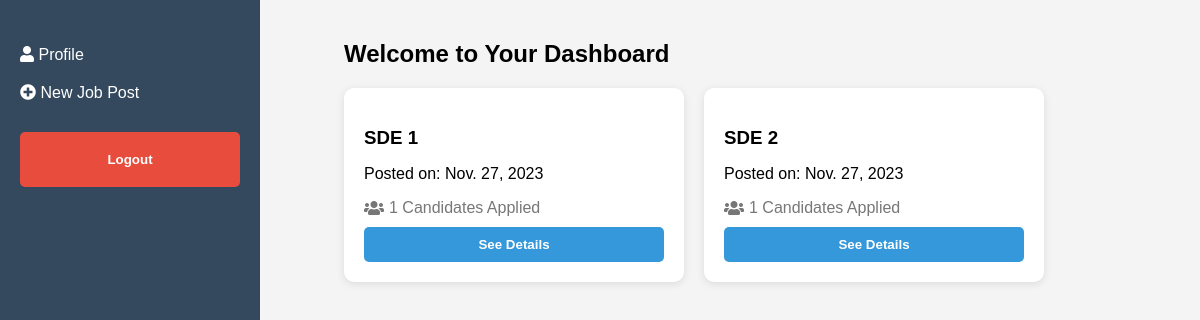
Screenshot of /hrdash/ (signed in) with the database file from the repository.
### hr/models.py (models this page shows, shortened)
class JobPost(models.Model):
    user = models.ForeignKey(to=User, on_delete=models.CASCADE)
    title = models.CharField(max_length=200)
    address = models.CharField(max_length=200)
    companyName = models.CharField(max_length=200)
    salaryLow = models.IntegerField(default=0)
    salaryHigh = models.IntegerField(default=0)
    applycount = models.IntegerField(default=0)
    lastToApply = models.DateField()

### hr/views.py (the view)
# urls.py: path("hrdash/", views.hrHome_views,name='hr_dash'),
@login_required
def hrHome_views(request):
    if Hr.objects.filter(user=request.user).exists():
        jobpost = JobPost.objects.filter(user=request.user)
        return render(request,'hr/hrdashbordh.html',{'jobpost':jobpost})
    else:
        return redirect('candidate_dashbordh')

### hr/templates/hr/hrdashbordh.html (shortened to what this page needs)
<!DOCTYPE html>
<html lang="en">
<head>
  <link rel="stylesheet" href="https://cdnjs.cloudflare.com/ajax/libs/font-awesome/5.15.3/css/all.min.css">
</head>
<body>
  <div class="container">
    {% include "hr/navbar.html" %}
    <div class="content">
      <h2>Welcome to Your Dashboard</h2>
      <div class="job-cards">
          {% if jobpost %}
        {% for post in jobpost %}
        <div class="job-card">
          <h3>{{post.title}}</h3>
          <p>Posted on: {{post.lastToApply}}</p>
          <div class="apply-count">
            <i class="fas fa-users"></i>
            <span>{{post.applycount}} Candidates Applied</span>
          </div>
          <button class="details-button"><a href="{% url 'candidate_details' post.id %}" style="text-decoration: none; color: inherit;">See Details</a></button>
        </div>
        {% endfor %}
        {% else %}
          <h1>No Post<h1>
        {%endif%}
      </div>
    </div>
  </div>
</body>
</html>

### hr/templates/hr/hrdashbordh.html (style rules this page uses)
body { margin: 0; font-family: Arial, sans-serif; background-color: #f4f4f4; display: flex; min-height: 100vh; }
.container { display: flex; flex-direction: row; }
.content { flex: 1; padding: 20px; margin-left: 4rem; width: 50rem; }
.job-cards { display: flex; flex-wrap: wrap; gap: 20px; margin-top: 20px; }
.job-card { background-color: #ffffff; border-radius: 10px; box-shadow: 0px 2px 8px rgba(0, 0, 0, 0.1); padding: 20px; width: 300px; }
.job-card h3 { margin-bottom: 10px; }
.apply-count { display: flex; align-items: center; margin-bottom: 10px; color: #777777; }
.apply-count i { margin-right: 5px; }
.job-card button { display: block; width: 100%; padding: 10px; background-color: #3498db; border: none; border-radius: 5px; color: white; cursor: pointer; font-weight: bold; transition: background-color 0.3s; }

### rows the page displays
JobPost: title "SDE 1", lastToApply "Nov. 27, 2023", applycount "1"
JobPost: title "SDE 2", lastToApply "Nov. 27, 2023", applycount "1"
